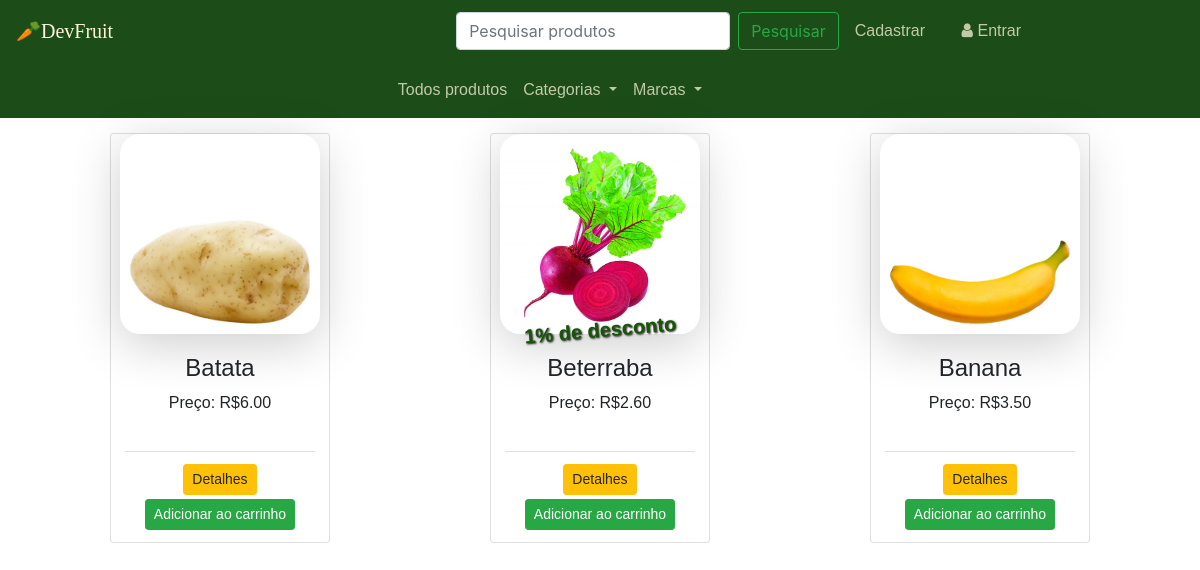
The page / on the database its author committed.
### loja/produtos/models.py (models this page shows, shortened)
class Produto(db.Model):
    id = db.Column(db.Integer, primary_key=True)
    name = db.Column(db.String(80), nullable=False)
    price = db.Column(db.Numeric(10,2), nullable=False)
    discount = db.Column(db.Integer, default=0)
    stock = db.Column(db.Integer, nullable=False)
    weight= db.Column(db.Float, nullable=False)
    description= db.Column(db.Text, nullable=False)
    pub_date = db.Column(db.DateTime, nullable=False, default=datetime.utcnow)
    marca_id = db.Column(db.Integer, db.ForeignKey('marca.id'),nullable=False)
    marca = db.relationship('Marca', backref=db.backref('marcas', lazy=True))
    categoria_id = db.Column(db.Integer, db.ForeignKey('categoria.id'),nullable=False)
    categoria = db.relationship('Categoria', backref=db.backref('categorias', lazy=True))
    image= db.Column(db.String(150), nullable=True, default='image.jpg')

### loja/produtos/rotas.py (the view)
@app.route('/')
def home():
    pagina = request.args.get('pagina',1,type=int)
    produtos = Produto.query.filter(Produto.stock > 0).order_by(Produto.id.desc()).paginate(page=pagina,per_page=8)
    return render_template('produtos/index.html', produtos=produtos, marcas=marcas(), categorias=categorias())

### loja/produtos/rotas.py (called while the page is built)
def marcas():
    marcas = marcas = Marca.query.join(Produto, (Marca.id == Produto.marca_id)).all()
    return marcas

def categorias():
    categorias = Categoria.query.join(Produto, (Categoria.id == Produto.categoria_id)).all()
    return categorias

### loja/templates/produtos/index.html (shortened to what this page needs)
{% extends "layouts.html" %}
{% block content %}
{% include "navbar.html" %}
<div class="container">
    <div class="row">
        {% if marca %}
        {% for marca in marca.items %}
        <div class="col">
            <div class="card">
                <img class="img-index"
                src="{{url_for('static',filename='images/'+ marca.name+'.jpg')}}" alt="{{marca.name}}">
                <div class="card-body">
                    {% if marca.discount > 0 %}
                    <h5>{{marca.discount}}% de desconto</h5>
                    {% endif %}
                    <h4 class="text-center">{{marca.name}}</h4>
                    <p class="text-center">Preço: R${{marca.price}}</p>
                </div>
                <div class="card-footer">
                    <a href="{{url_for('pagina_unica', id=marca.id)}}" class="btn btn-float-left btn btn-sm btn-warning" >Detalhes</a>
                    <form action="{{url_for('AddCart')}}" method="POST">
                        <input type="hidden" name="produto_id" value="{{marca.id}}">
                        <button type="submit" class="btn btn-sm btn-success float-down mt-1">Adicionar ao carrinho</button>
                        <input type="hidden" name="quantity" id="" value="1">
                    </form>
                </div>
            </div>
        </div>
        {% endfor %}
    </div>
    <div class="row">
        <div class="col text-center">
        {% if marca.has_prev %}
        {% if marca.total > 8 %}
        <a href="{{url_for('get_marca',id=get_m.id ,pagina=marca.prev_num)}}"class="btn btn-outline-primary btn-sm mt-3">Anterior</a>
        {%endif %}
        {% for page_num in marca.iter_pages() %}
        {% if page_num %}
        {% if marca.paginas == page_num %}
        <a href="{{url_for('get_marca', id=get_m.id ,pagina= page_num)}}"class="btn btn-primary btn-sm mt-3">{{ page_num }}</a>
        {% else %}
        <a href="{{url_for('get_marca',id=get_m.id ,pagina= page_num)}}"class="btn btn-outline-primary btn-sm mt-3">{{ page_num }}</a>
        {%endif %}
        {% else %}
        ...
        {%endif %}
        {% endfor %}
        {%endif %}
        {% if marca.has_next %}
        <a href="{{url_for('get_marca', id=get_m.id ,pagina=marca.next_num)}}"class="btn btn-outline-primary btn-sm mt-3">Próxima</a>
        {%endif %}
        </div>
    </div>
    <div class="row">
        {% else %}
        {% for produto in produtos.items %}
        <div class="col" >
            <div class="card">
                <img class="img-index"
                src="{{url_for('static',filename='images/'+ produto.name+'.jpg')}}" alt="{{produto.name}}">
                <div class="card-body">
                    {% if produto.discount > 0 %}
                    <h5>{{produto.discount}}% de desconto</h5>
                    {% endif %}
                    <h4 class="text-center">{{produto.name}}</h4>
                    <p class="text-center">Preço: R${{produto.price}}</p>
                </div>
                <div class="card-footer">
                    <a href="{{url_for('pagina_unica', id=produto.id)}}" class="float-left  btn btn-sm btn-warning" >Detalhes</a>
                    <form action="{{url_for('AddCart')}}" method="POST">
                        <button type="submit" class="btn btn-sm btn-success float-down mt-1">Adicionar ao carrinho</button>
                    </form>
                </div>
            </div>
        </div>
        {% endfor %}
    </div>
        {%endif %}
    </div>
{% endblock content %}

### loja/templates/layouts.html (shortened to what this page needs)
<!doctype html>
<html lang="en">
  <head>
    <link rel="stylesheet" href="{{url_for('static', filename='css/bootstrap.min.css')}}">
    <link rel="stylesheet" href="{{url_for('static', filename='css/bootstrap.min.css')}}">
    <link rel="stylesheet" href="{{url_for('static', filename='css/index.css')}}">
  </head>
  <body>
    {% block content %}
    {% endblock content %}
  </body>
</html>

### loja/templates/navbar.html (shortened to what this page needs)
<link rel="stylesheet" href="https://cdnjs.cloudflare.com/ajax/libs/font-awesome/4.7.0/css/font-awesome.min.css">
<link rel="stylesheet" href="{{url_for('static', filename='css/navbar.css')}}">
<nav class="navbar navbar-expand-lg" >
  <a class="navbar-brand" id="brand" href="/">  &#129365;</i>DevFruit</a>
  <form class="form-inline my-lg-1" method="POST" style="margin-left: 28%";>
    <input class="form-control mr-sm-2 col-xs-1" type="text" placeholder="Pesquisar produtos" autofocus="autofocus" name="search_string">
    <input class="btn btn-outline-success my-2 my-sm-0" type="submit" formaction="/search" value="Pesquisar"></input>
  </form>
  {% if current_user.is_authenticated %}
  <a class="nav-link" id="navlink" href="/" style="margin-left: 23%";>Meu Perfil</a>
  <a class="nav-link" id="navlink" href="{{url_for('clienteLogout')}}">Sair</a>
  {% else %}
  <a class="nav-link" id="navlink" href="{{url_for('cadastrar_cliente')}}">Cadastrar</a>
  <a class="nav-link" id="navlink" href="{{url_for('clienteLogin')}}"><i class="fa fa-fw fa-user"></i>Entrar</a>
  {% endif %}
</nav>
    <nav class="navbar navbar-expand-lg" >
      <div class="collapse navbar-collapse" id="navbarSupportedContent">
          <ul class="navbar-nav mr-auto" style="margin-left: 32%"; >
            <li class="nav-item" >
              <a class="nav-link" id="navlink" href="/">Todos produtos</a>
            </li>
            <li class="nav-item dropdown">
              <a class="nav-link dropdown-toggle" href="#" id="navbarDropdown" role="button" data-toggle="dropdown" aria-haspopup="true" aria-expanded="false">
                Categorias
              </a>
            </li>
            <li class="nav-item dropdown">
              <a class="nav-link dropdown-toggle" href="#" id="navbarDropdown" role="button" data-toggle="dropdown" aria-haspopup="true" aria-expanded="false">
                Marcas
              </a>
            </li>
          </ul>
        </div>
      </nav>

### loja/static/css/index.css (style rules this page uses)
body { margin: 0; background-color: #ffffff; }
.container { margin-top: 15px; margin-bottom: 15px; }
.col { text-align: center; max-width: 250px; font-family: 'Hepta Slab', Helvetica, Arial; margin: 0 auto 50px auto; }
.card { display: flex; flex-direction: column; align-items: center; text-decoration: none; }
.card-footer { background-color:#ffffff; display: flex; flex-direction: column; align-items: center; text-decoration: none; }
.img-index { width: 200px; height: 200px; background-color: #EEE; border-radius: 20px; box-shadow: 0px 10px 50px rgba(0, 0, 0, 0.2); }
h5 { text-align:center; text-shadow: 1px 1px 2px rgb(32, 27, 27); color: rgb(23, 85, 8); transform: rotate(-5deg); position: absolute; top: 45%; left: 15%; font-weight: 600; }

### loja/static/css/navbar.css (style rules this page uses)
nav { background-color: #1C4D18; justify-content: space-between; }
#brand { color: #fef5da; text-decoration-line: none; font-family: 'Brush Script MT', cursive; }
#navlink { color: #fef5dabc; text-decoration-line: none; font-family: 'Hepta Slab', Helvetica, Arial; }
#navbarDropdown { color: #fef5dabc; text-decoration-line: none; font-family: 'Hepta Slab', Helvetica, Arial; }

### rows shown on the page
Produto: name (picture), name "Batata", price "6.00"
Produto: name (picture), discount "1", name "Beterraba", price "2.60"
Produto: name (picture), name "Banana", price "3.50"
